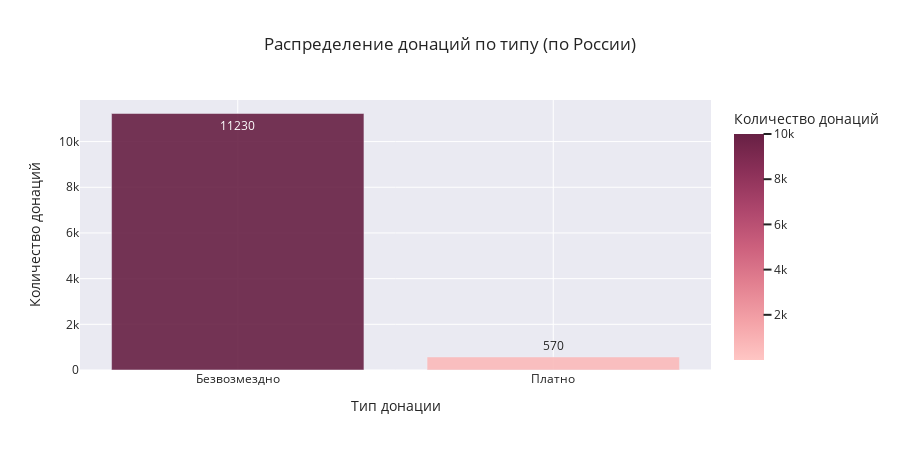

Notebook source saved alongside this figure:
### Code cell
donors_russia = df.query('страна == "Россия"')

donor_donation_type_russia = (
    donors_russia.groupby(['тип_донации'])[['id_пользователя']].count()
    .rename(columns={'id_пользователя':'количество'})
    .sort_values(by='количество', ascending=False)
    .reset_index()
)
#donor_donation_type_russia

barchart_donation_type_russia = px.bar(
    data_frame=donor_donation_type_russia,
    y="количество",
    x="тип_донации",
    color="количество",
    opacity=0.9,                  
    orientation="v",              
    barmode='relative',               
    color_continuous_scale=px.colors.sequential.Burg,                                 
    range_color=[1,10000],                                   
    text='количество',            
    hover_name='тип_донации',  
    #hover_data=['количество'],        
    labels={"количество":"Количество донаций", "тип_донации":"Тип донации"},           
    title='Распределение донаций по типу (по России)', 
    width=900,                  
    height=450,                   
    template='seaborn',            
)
barchart_donation_type_russia

### Figure 1 — Plotly figure (JSON) as saved in the notebook; plotly's stock layout.template omitted (floating-point values rounded to 4 significant figures)
{"data": [{"alignmentgroup": "True", "hovertemplate": "<b>%{hovertext}</b><br><br>Тип донации=%{x}<br>Количество донаций=%{marker.color}<extra></extra>", "hovertext": ["Безвозмездно", "Платно"], "legendgroup": "", "marker": {"color": [11230, 570], "coloraxis": "coloraxis", "opacity": 0.9, "pattern": {"shape": ""}}, "name": "", "offsetgroup": "", "orientation": "v", "showlegend": false, "text": [11230, 570], "textposition": "auto", "type": "bar", "x": ["Безвозмездно", "Платно"], "xaxis": "x", "y": [11230, 570], "yaxis": "y"}], "layout": {"barmode": "relative", "coloraxis": {"cmax": 10000, "cmin": 1, "colorbar": {"title": {"text": "Количество донаций"}}, "colorscale": [[0, "rgb(255, 198, 196)"], [0.1667, "rgb(244, 163, 168)"], [0.3333, "rgb(227, 129, 145)"], [0.5, "rgb(204, 96, 125)"], [0.6667, "rgb(173, 70, 108)"], [0.8333, "rgb(139, 48, 88)"], [1, "rgb(103, 32, 68)"]]}, "height": 450, "legend": {"tracegroupgap": 0}, "title": {"text": "Распределение донаций по типу (по России)"}, "width": 900, "xaxis": {"anchor": "y", "domain": [0, 1], "title": {"text": "Тип донации"}}, "yaxis": {"anchor": "x", "domain": [0, 1], "title": {"text": "Количество донаций"}}}}
